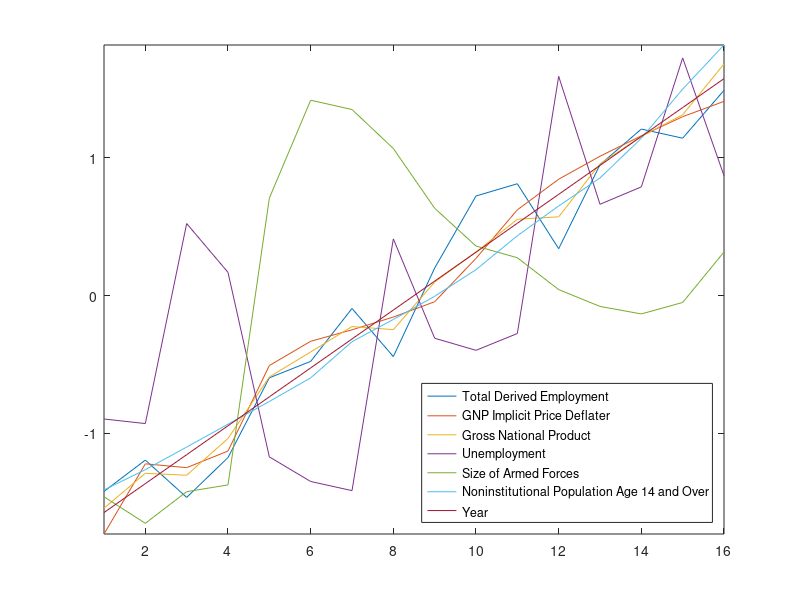

Write the MATLAB code that produced this figure.
load longley.dat;

X = longley;
for i=1:7
   x = X(:, i);
   mu = mean(x);
   sigma = std(x);
   X(:,i) = (x-mu) ./ sigma;
end

plot(1:16, X);
axis tight;
legend({'Total Derived Employment',...
    'GNP Implicit Price Deflater',...
    'Gross National Product',...
    'Unemployment',...
    'Size of Armed Forces',...
    'Noninstitutional Population Age 14 and Over',...
    'Year'}, 'Location', 'southeast');